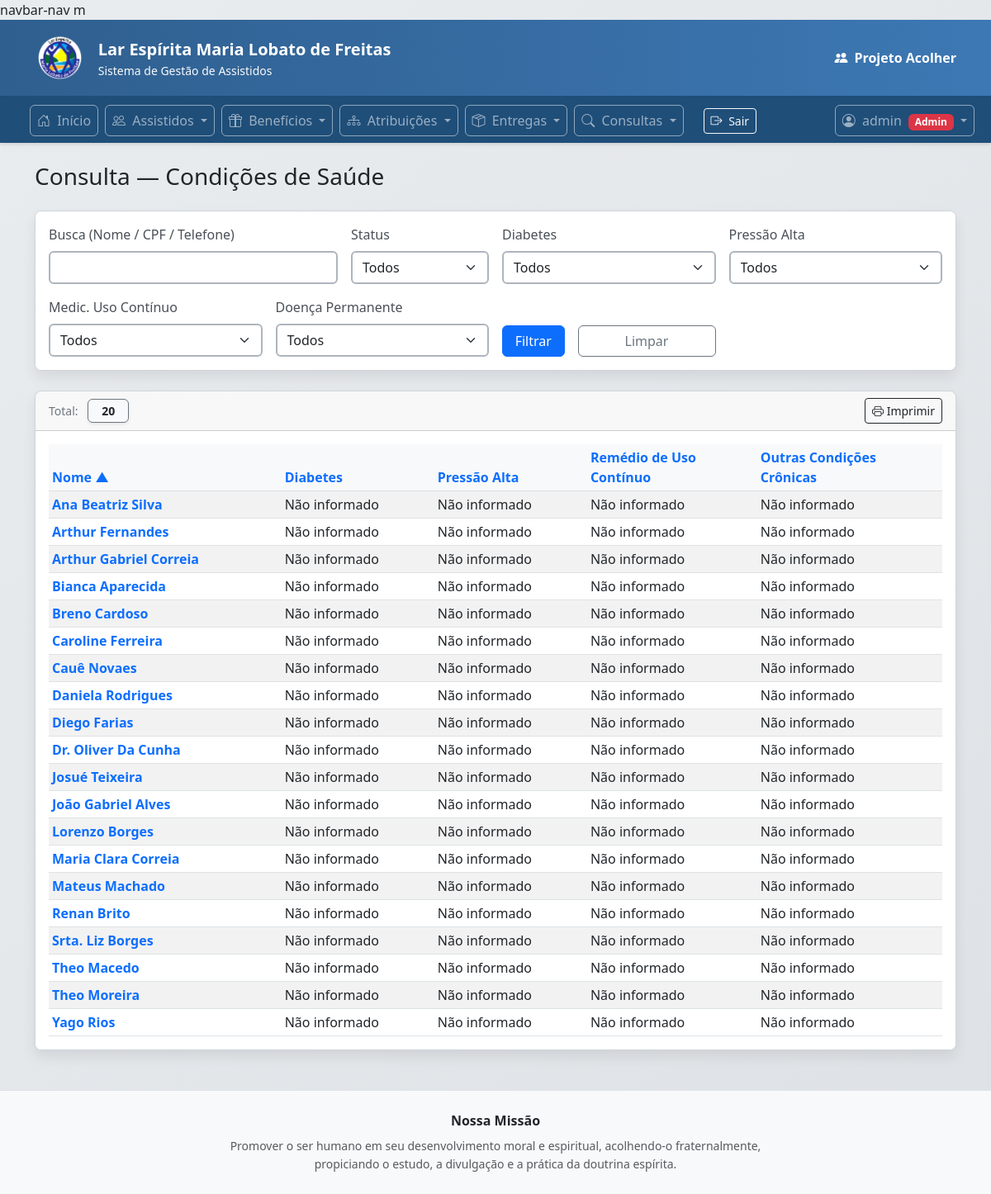
Page /operacoes/consultas/saude/ (signed in) on the committed database.
### apps/assistidos/models.py (models this page shows, shortened)
class Assistido(models.Model):
    id = models.UUIDField(primary_key=True, default=uuid.uuid4, editable=False)
    codigo = models.CharField(max_length=30, unique=True, blank=True, null=True)
    nome = models.CharField(max_length=120)
    cpf = models.CharField(max_length=11, blank=True, null=True, unique=True,verbose_name="CPF")
    data_nascimento = models.DateField(blank=True, null=True)
    telefone = models.CharField(max_length=30, blank=True)
    logradouro = models.CharField(max_length=120, blank=True)
    numero = models.CharField(max_length=20, blank=True)
    complemento = models.CharField(max_length=80, blank=True)
    bairro = models.CharField(max_length=80, blank=True)
    cidade = models.CharField(max_length=80, blank=True)
    uf = models.CharField(max_length=2, blank=True,verbose_name="UF")
    cep = models.CharField(max_length=9, blank=True,verbose_name="CEP")
    sit_trabalho = models.CharField(
        max_length=20, choices=SituacaoTrabalho.choices,
        default=SituacaoTrabalho.NAO_INFORMADO
    )
    responsavel_renda = models.CharField(
        max_length=20, choices=ResponsavelRenda.choices,
        default=ResponsavelRenda.NAO_INFORMADO
    )
    faixa_renda = models.CharField(
        max_length=20, choices=FaixaRenda.choices,
        default=FaixaRenda.NAO_INFORMADO
    )
    tipo_moradia = models.CharField(
        max_length=20, choices=TipoMoradia.choices,
        default=TipoMoradia.NAO_INFORMADO
    )
    material_moradia = models.CharField(
        max_length=20, choices=MaterialMoradia.choices,
        default=MaterialMoradia.NAO_INFORMADO
    )
    area_risco = models.CharField(
        max_length=20, choices=TriSimNao.choices,
        default=TriSimNao.NAO_INFORMADO
    )
    sabe_ler_escrever = models.CharField(
        max_length=20, choices=TriSimNao.choices,
        default=TriSimNao.NAO_INFORMADO
    )
    escolaridade = models.CharField(
        max_length=30, choices=Escolaridade.choices,
        default=Escolaridade.NAO_INFORMADO
    )
    diabetes = models.CharField(max_length=20, choices=TriSimNao.choices, default=TriSimNao.NAO_INFORMADO)
    pressao_alta = models.CharField(max_length=20, choices=TriSimNao.choices, default=TriSimNao.NAO_INFORMADO)
    medic_uso_continuo = models.CharField(max_length=20, choices=TriSimNao.choices, default=TriSimNao.NAO_INFORMADO)
    doenca_permanente = models.CharField(max_length=20, choices=TriSimNao.choices, default=TriSimNao.NAO_INFORMADO)
    data_inicio_apoio = models.DateField(blank=True, null=True,verbose_name="Ingresso no Programa")
    status = models.CharField(max_length=10, choices=StatusCadastro.choices, default=StatusCadastro.ATIVO)
    data_inativacao = models.DateField(blank=True, null=True)
    motivo_inativacao = models.CharField(max_length=200, blank=True)
    criado_em = models.DateTimeField(auto_now_add=True)
    class Meta:
        ordering = ["nome"]

### apps/operacoes/consultas/views.py (the view)
# urls.py: path("saude/", views.saude_lista, name="saude_lista"),
@login_required
def saude_lista(request):
    if not pode_ver(request.user):
        return HttpResponse("Sem permissão.", status=403)
    qs = Assistido.objects.all()
    q = (request.GET.get("q") or "").strip()
    status = (request.GET.get("status") or "").strip()
    diabetes = (request.GET.get("diabetes") or "").strip()
    pressao_alta = (request.GET.get("pressao_alta") or "").strip()
    medic_uso_continuo = (request.GET.get("medic_uso_continuo") or "").strip()
    doenca_permanente = (request.GET.get("doenca_permanente") or "").strip()
    if q:
        qs = qs.filter(
            Q(nome__icontains=q) |
            Q(cpf__icontains=q) |
            Q(telefone__icontains=q)
        )
    if status in ["ATIVO", "INATIVO"]:
        qs = qs.filter(status=status)
    if diabetes:
        qs = qs.filter(diabetes=diabetes)
    if pressao_alta:
        qs = qs.filter(pressao_alta=pressao_alta)
    if medic_uso_continuo:
        qs = qs.filter(medic_uso_continuo=medic_uso_continuo)
    if doenca_permanente:
        qs = qs.filter(doenca_permanente=doenca_permanente)
    o = (request.GET.get("o") or "nome").strip()
    permitidas = {"nome", "diabetes", "pressao_alta", "medic_uso_continuo", "doenca_permanente"}
    campo = o.lstrip("-")
    if campo not in permitidas:
        o = "nome"
    qs = qs.order_by(o)
    return render(
        request,
        "operacoes/consultas/saude_lista.html",
        {
            "assistidos": qs,
            "total": qs.count(),
            "choices_diabetes": Assistido._meta.get_field("diabetes").choices,
            "choices_pressao_alta": Assistido._meta.get_field("pressao_alta").choices,
            "choices_medic_uso_continuo": Assistido._meta.get_field("medic_uso_continuo").choices,
            "choices_doenca_permanente": Assistido._meta.get_field("doenca_permanente").choices,
        },
    )

### apps/operacoes/templates/operacoes/consultas/saude_lista.html (shortened to what this page needs)
{% extends "operacoes/base.html" %}
{% load querystring %}
{% block content %}
<div class="container mt-4">
  <div class="d-flex justify-content-between align-items-center mb-3">
    <h3>Consulta — Condições de Saúde</h3>
  </div>
  <div class="card shadow-sm mb-4">
    <div class="card-body">
      <form method="get" class="row g-3">
        <div class="col-md-4">
          <label class="form-label">Busca (Nome / CPF / Telefone)</label>
          <input type="text" name="q" value="{{ request.GET.q }}" class="form-control">
        </div>
        <div class="col-md-2">
          <label class="form-label">Status</label>
          <select name="status" class="form-select">
            <option value="">Todos</option>
          </select>
        </div>
        <div class="col-md-3">
          <label class="form-label">Diabetes</label>
          <select name="diabetes" class="form-select">
            <option value="">Todos</option>
          </select>
        </div>
        <div class="col-md-3">
          <label class="form-label">Pressão Alta</label>
          <select name="pressao_alta" class="form-select">
            <option value="">Todos</option>
          </select>
        </div>
        <div class="col-md-3">
          <label class="form-label">Medic. Uso Contínuo</label>
          <select name="medic_uso_continuo" class="form-select">
            <option value="">Todos</option>
          </select>
        </div>
        <div class="col-md-3">
          <label class="form-label">Doença Permanente</label>
          <select name="doenca_permanente" class="form-select">
            <option value="">Todos</option>
          </select>
        </div>
        <div class="col-md-1 d-flex align-items-end">
          <button type="submit" class="btn btn-primary w-100">Filtrar</button>
        </div>
        <div class="col-md-2 d-flex align-items-end">
          <a href="{% url 'consultas:saude_lista' %}" class="btn btn-outline-secondary w-100">
            Limpar
          </a>
        </div>
      </form>
    </div>
  </div>
  <div class="card shadow-sm">
    <div class="card-header d-flex justify-content-between align-items-center">
      <div class="small">
        <span class="text-secondary me-2">Total:</span>
        <span class="px-3 py-1 border border-secondary rounded bg-light fw-semibold shadow-sm">
          {{ total }}
        </span>
      </div>
      <a href="{% url 'consultas:saude_print' %}?{% qs_update request %}"
         target="_blank"
         class="btn btn-outline-dark btn-sm">
        <i class="bi bi-printer"></i> Imprimir
      </a>
    </div>
    <div class="card-body table-responsive">
      <table class="table table-striped table-sm align-middle mb-0">
        <thead class="table-light">
          <tr>
            <th>
              <a class="text-decoration-none" href="?{% sort_qs request 'nome' %}">
                Nome {% sort_icon request 'nome' %}
              </a>
            </th>
            <th>
              <a class="text-decoration-none" href="?{% sort_qs request 'diabetes' %}">
                Diabetes {% sort_icon request 'diabetes' %}
              </a>
            </th>
            <th>
              <a class="text-decoration-none" href="?{% sort_qs request 'pressao_alta' %}">
                Pressão Alta {% sort_icon request 'pressao_alta' %}
              </a>
            </th>
            <th>
              <a class="text-decoration-none" href="?{% sort_qs request 'medic_uso_continuo' %}">
                Remédio de Uso<br>Contínuo {% sort_icon request 'medic_uso_continuo' %}
              </a>
            </th>
            <th>
              <a class="text-decoration-none" href="?{% sort_qs request 'doenca_permanente' %}">
                Outras Condições<br>Crônicas{% sort_icon request 'doenca_permanente' %}
              </a>
            </th>
          </tr>
        </thead>
        <tbody>
          {% for a in assistidos %}
          <tr>
            <td>
              <a class="fw-semibold text-decoration-none" href="{% url 'assistidos:assistido_detail' a.id %}">
                {{ a.nome|title }}
              </a>
            </td>
            <td>{{ a.get_diabetes_display|default:"—" }}</td>
            <td>{{ a.get_pressao_alta_display|default:"—" }}</td>
            <td>{{ a.get_medic_uso_continuo_display|default:"—" }}</td>
            <td>{{ a.get_doenca_permanente_display|default:"—" }}</td>
          </tr>
          {% empty %}
          <tr>
            <td colspan="5" class="text-center text-muted py-4">Nenhum registro encontrado.</td>
          </tr>
          {% endfor %}
        </tbody>
      </table>
    </div>
  </div>
</div>
{% endblock %}

### apps/operacoes/templates/operacoes/base.html (shortened to what this page needs)
<!DOCTYPE html>
<html lang="pt-br">
{% load static %}
<head>
    <link href="https://cdn.jsdelivr.net/npm/bootstrap@5.3.0/dist/css/bootstrap.min.css" rel="stylesheet">
    <link rel="stylesheet" href="https://cdn.jsdelivr.net/npm/bootstrap-icons@1.10.0/font/bootstrap-icons.css">
</head>
navbar-nav m<body>
    <div class="header-institucional">
        <div class="container py-3">
            <div class="d-flex align-items-center justify-content-between flex-wrap gap-2">
                <div class="d-flex align-items-center gap-3">
                    <img src="{% static 'img/logo.png' %}"
                         alt="Lar Espírita Maria Lobato de Freitas"
                         style="height:60px; width:auto;">
                    <div>
                        <div class="fw-semibold fs-5 text-white">
                            Lar Espírita Maria Lobato de Freitas
                        </div>
                        <div class="small text-light">
                            Sistema de Gestão de Assistidos
                        </div>
                    </div>
                </div>
                <a class="brand-link fw-bold text-white d-inline-flex align-items-center"
                   href="{% url 'operacoes_home' %}">
                    <i class="bi bi-people-fill me-2"></i>
                    Projeto Acolher
                </a>
            </div>
        </div>
    </div>
    <nav class="navbar navbar-expand-lg navbar-dark navbar-institucional">
        <div class="container-fluid">
            <div class="collapse navbar-collapse" id="navbarMain">
                <ul class="navbar-nav ms-4 me-auto">
                    <li class="nav-item">
                        <a class="nav-link" href="{% url 'operacoes_home' %}">
                            <i class="bi bi-house-door me-1"></i> Início
                        </a>
                    </li>
                    {% if user.is_authenticated and pode_ver %}
                    <li class="nav-item dropdown">
                        <a class="nav-link dropdown-toggle" href="#" role="button" data-bs-toggle="dropdown"
                            aria-expanded="false">
                            <i class="bi bi-people me-1"></i> Assistidos
                        </a>
                    </li>
                    {% endif %}
                    {% if user.is_authenticated and pode_ver %}
                    <li class="nav-item dropdown">
                        <a class="nav-link dropdown-toggle" href="#" role="button" data-bs-toggle="dropdown"
                            aria-expanded="false">
                            <i class="bi bi-gift me-1"></i> Benefícios
                        </a>
                    </li>
                    {% endif %}
                    {% if user.is_authenticated and pode_ver %}
                    <li class="nav-item dropdown">
                        <a class="nav-link dropdown-toggle" href="#" role="button" data-bs-toggle="dropdown"
                            aria-expanded="false">
                            <i class="bi bi-diagram-3 me-1"></i> Atribuições
                        </a>
                    </li>
                    {% endif %}
                    {% if user.is_authenticated and pode_ver %}
                    <li class="nav-item dropdown">
                        <a class="nav-link dropdown-toggle" href="#" role="button" data-bs-toggle="dropdown"
                            aria-expanded="false">
                            <i class="bi bi-box-seam me-1"></i> Entregas
                        </a>
                    </li>
                    {% endif %}
                    {% if user.is_authenticated and pode_ver %}
                    <li class="nav-item dropdown">
                        <a class="nav-link dropdown-toggle" href="#" role="button" data-bs-toggle="dropdown"
                            aria-expanded="false">
                            <i class="bi bi-search me-1"></i> Consultas
                        </a>
                    </li>
                    <li class="nav-item d-flex align-items-center ms-3">
                        <form method="post" action="/accounts/logout/" class="m-0">
                            <button type="submit" class="btn btn-outline-light btn-sm">
                                <i class="bi bi-box-arrow-right me-1"></i> Sair
                            </button>
                        </form>
                    </li>
                    {% endif %}
                </ul>
                <ul class="navbar-nav">
                    {% if user.is_authenticated %}
                    <li class="nav-item dropdown">
                        <a class="nav-link dropdown-toggle" href="#" role="button" data-bs-toggle="dropdown"
                            aria-expanded="false">
                            <i class="bi bi-person-circle me-1"></i> {{ user.username }}
                            {% if user.is_superuser %}
                            <span class="badge bg-danger ms-1">Admin</span>
                            {% elif pode_deletar %}
                            <span class="badge bg-success ms-1">Gestor</span>
                            {% elif pode_editar %}
                            <span class="badge bg-secondary ms-1">Operador</span>
                            {% elif pode_ver %}
                            <span class="badge bg-info text-dark ms-1">Consultor</span>
                            {% endif %}
                        </a>
                    </li>
                    {% else %}
                    <li class="nav-item">
                        <a class="nav-link" href="/accounts/login/">
                            <i class="bi bi-box-arrow-in-right me-1"></i> Entrar
                        </a>
                    </li>
                    {% endif %}
                </ul>
            </div>
        </div>
    </nav>
    <div class="container-fluid mt-3">
        {% block content %}
        {% endblock %}
    </div>
    <footer class="mt-5 border-top bg-light">
        <div class="container py-4 text-center">
            <div class="fw-semibold mb-2">Nossa Missão</div>
            <div class="col-lg-8 col-xl-7 mx-auto small text-muted" style="line-height:1.6;">
                Promover o ser humano em seu desenvolvimento moral e espiritual,
                acolhendo-o fraternalmente, propiciando o estudo, a divulgação
                e a prática da doutrina espírita.
            </div>
        </div>
    </footer>
</body>
</html>

### rows in the picture
Assistido: nome "Ana Beatriz Silva", diabetes "Não informado", pressao_alta "Não informado", medic_uso_continuo "Não informado", doenca_permanente "Não informado"
Assistido: nome "Arthur Fernandes", diabetes "Não informado", pressao_alta "Não informado", medic_uso_continuo "Não informado", doenca_permanente "Não informado"
Assistido: nome "Arthur Gabriel Correia", diabetes "Não informado", pressao_alta "Não informado", medic_uso_continuo "Não informado", doenca_permanente "Não informado"
Assistido: nome "Bianca Aparecida", diabetes "Não informado", pressao_alta "Não informado", medic_uso_continuo "Não informado", doenca_permanente "Não informado"
Assistido: nome "Breno Cardoso", diabetes "Não informado", pressao_alta "Não informado", medic_uso_continuo "Não informado", doenca_permanente "Não informado"
Assistido: nome "Caroline Ferreira", diabetes "Não informado", pressao_alta "Não informado", medic_uso_continuo "Não informado", doenca_permanente "Não informado"
Assistido: nome "Cauê Novaes", diabetes "Não informado", pressao_alta "Não informado", medic_uso_continuo "Não informado", doenca_permanente "Não informado"
Assistido: nome "Daniela Rodrigues", diabetes "Não informado", pressao_alta "Não informado", medic_uso_continuo "Não informado", doenca_permanente "Não informado"
Assistido: nome "Diego Farias", diabetes "Não informado", pressao_alta "Não informado", medic_uso_continuo "Não informado", doenca_permanente "Não informado"
Assistido: nome "Dr. Oliver Da Cunha", diabetes "Não informado", pressao_alta "Não informado", medic_uso_continuo "Não informado", doenca_permanente "Não informado"
Assistido: nome "Josué Teixeira", diabetes "Não informado", pressao_alta "Não informado", medic_uso_continuo "Não informado", doenca_permanente "Não informado"
Assistido: nome "João Gabriel Alves", diabetes "Não informado", pressao_alta "Não informado", medic_uso_continuo "Não informado", doenca_permanente "Não informado"
Assistido: nome "Lorenzo Borges", diabetes "Não informado", pressao_alta "Não informado", medic_uso_continuo "Não informado", doenca_permanente "Não informado"
Assistido: nome "Maria Clara Correia", diabetes "Não informado", pressao_alta "Não informado", medic_uso_continuo "Não informado", doenca_permanente "Não informado"
Assistido: nome "Mateus Machado", diabetes "Não informado", pressao_alta "Não informado", medic_uso_continuo "Não informado", doenca_permanente "Não informado"
Assistido: nome "Renan Brito", diabetes "Não informado", pressao_alta "Não informado", medic_uso_continuo "Não informado", doenca_permanente "Não informado"
Assistido: nome "Srta. Liz Borges", diabetes "Não informado", pressao_alta "Não informado", medic_uso_continuo "Não informado", doenca_permanente "Não informado"
Assistido: nome "Theo Macedo", diabetes "Não informado", pressao_alta "Não informado", medic_uso_continuo "Não informado", doenca_permanente "Não informado"
Assistido: nome "Theo Moreira", diabetes "Não informado", pressao_alta "Não informado", medic_uso_continuo "Não informado", doenca_permanente "Não informado"
Assistido: nome "Yago Rios", diabetes "Não informado", pressao_alta "Não informado", medic_uso_continuo "Não informado", doenca_permanente "Não informado"

### other values in the picture
{{ user.username }} "admin"
{{ total }} "20"
